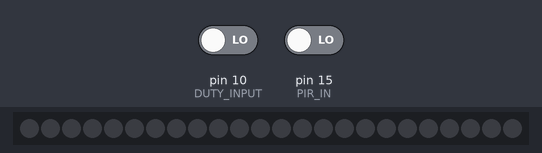
Bench run of a sketch on a simulated Arduino Uno, built with avr-gcc and run on an emulated ATmega328P. On the bench: 24 RGB LEDs in strip order, left to right. The inputs (shaded band) are chosen by the test bench; at power-on: pin 15 (PIR_IN) LOW, pin 10 (DUTY_INPUT) LOW. Dim RGB values are drawn brighter than linear.

Above: at 1.2 s.
1.3 s: pin 15 (PIR_IN) driven HIGH
At 2.7 s:
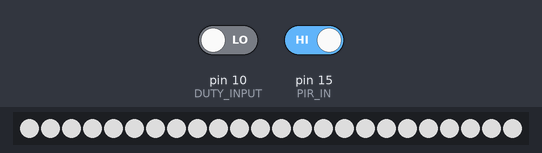
4.3 s: pin 10 (DUTY_INPUT) driven HIGH
Timing chart, 0 to 7.3 s (numbered marks = the images above; inputs shaded):
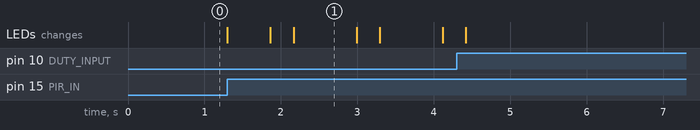

Measured:
- after the input at 1.3 s, the LEDs: change at once (image 1)
- what the display in image 1 shows lasts 0.8 s, from 2.2 s to 3.0 s

The sketch:

led_and_vibe.ino
```cpp
#include <Adafruit_NeoPixel.h>
//#include <avr/power.h>

#define PIN            6
#define NUMPIXELS      24

#define DUTY_INPUT     10
#define VIB_MOTOR_PIN1 9
#define VIB_MOTOR_PIN2 8

#define PIR_IN 15

Adafruit_NeoPixel pixels = Adafruit_NeoPixel(NUMPIXELS, PIN, NEO_GRB + NEO_KHZ800);
int frequency = 60;
float duty_ratio = 0.1;

int state = 0;

void setup() {
  pixels.begin(); // This initializes the NeoPixel library.
  pinMode(DUTY_INPUT, INPUT);
  pinMode(PIR_IN, INPUT_PULLUP);
  Serial.begin(9600);
}

void loop() {

  if (digitalRead(DUTY_INPUT) == HIGH) {
    if( state == 0 ){
//      duty_ratio = (((int)(duty_ratio * 10) + 1) % 10) / 10.0;
        frequency = (frequency + 5) % 50 + 50;
    }
    state = 1;
  } else {
    state = 0;
  }

  //analogWrite( VIB_MOTOR_PIN1, 250 );
  //analogWrite( VIB_MOTOR_PIN2, 250 );

  float delaytime = 1.0 / frequency * 1000;
  int i = 0;

  if(digitalRead(PIR_IN) == HIGH){
    //Serial.println("1");
    while(i < 30){
      led_flush(delaytime);
      i += 1;
    }
  }else{
    //Serial.println("0");
  }
  //delay(100);
}

void led_flush(double delaytime){

  for(int i=0;i <NUMPIXELS; i++){
    pixels.setPixelColor(i, pixels.Color(150,150,150)); // Moderately bright green color.
  }
  pixels.show(); // This sends the updated pixel color to the hardware.
  delay(delaytime * duty_ratio); // Delay for a period of time (in milliseconds).

  for(int i=0;i <NUMPIXELS; i++){
    pixels.setPixelColor(i, pixels.Color(0,0,0)); // Moderately bright green color.
  }
  pixels.show(); // This sends the updated pixel color to the hardware.
  delay(delaytime * (1.0 - duty_ratio)); // Delay for a period of time (in milliseconds).

}
```
